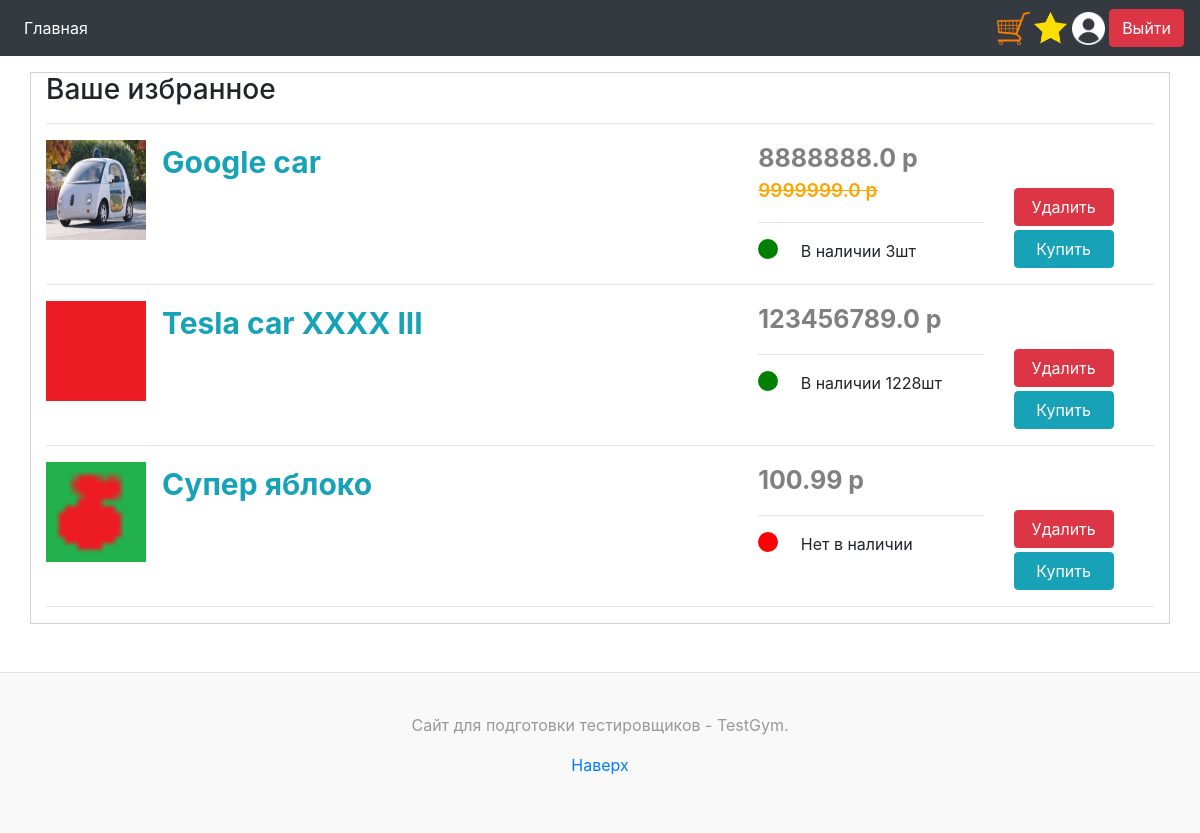
Screenshot of /myfavorites/ (signed in) with the database file from the repository.
### main/models.py (models this page shows, shortened)
class Favorites(models.Model):
    user = models.ForeignKey(CustomUser, on_delete=models.CASCADE, verbose_name='Пользователь')
    product = models.ForeignKey(Product, on_delete=models.CASCADE, verbose_name='Товар')
    ip = models.CharField(verbose_name='IP анонимного клиента', max_length=16, default='')
    count = models.IntegerField(verbose_name='Колличество', default=1)

class Product(models.Model):
    category = models.ForeignKey(Category, on_delete=models.CASCADE, verbose_name='Категория')
    name = models.CharField(max_length=150, verbose_name='Название')
    description = models.CharField(max_length=1000, verbose_name='Описание')
    price = models.FloatField(verbose_name='Стоимость')
    count = models.IntegerField(verbose_name='Колличество')
    discount = models.FloatField(verbose_name='Стоимость по скидке', default=-1)
    imgpath = models.CharField(max_length=1000, verbose_name='Путь к картинке')
    brand = models.ForeignKey(Brand, on_delete=models.CASCADE, verbose_name='Бренд')

### main/views.py (the view)
# urls.py: path('myfavorites/', views.my_favorites),
def my_favorites(request):
    if request.method == 'GET':
        favorites: list
        if request.user.is_authenticated:
            favorites = Favorites.objects.filter(user=request.user)
        else:
            favorites = Favorites.objects.filter(ip=get_client_ip(request))
        return render(request, 'favorites_view.html', {'favorites': favorites})

### main/templates/favorites_view.html (shortened to what this page needs)
{% extends 'wrapper.html' %}
{% load static %}
{% block content %}
<br><br><br>
<div class="container" style="border: solid lightgrey 1px">
    <h3>Ваше избранное</h3>
    <hr>
    {% if favorites %}
    <div>
        <div>
            {% for favorite in favorites %}
            {% with favorite.product as product %}
            <div class="media">
                <img src="{% static 'products' %}/{{product.imgpath}}.png" class="mr-3" alt="..."
                     style="width: 100px; height:100px">
                <div class="media-body">
                    <div>
                        <div class="row">
                            <div class="col-md-7">
                                <a href="/product/{{product.id}}" class="text-info" style="font-size: 30px; font-weight: 700">{{product.name}}</a>
                            </div>
                            <div class="col-md-3">
                                {% if product.discount != -1 %}
                                <span style="font-size: 25px; color: grey; font-weight: 700">{{product.discount}}&nbspр</span>
                                <br>
                                <span style="font-size: 19px; color: orange; font-weight: 600; text-decoration: line-through;">
                            {{product.price}}&nbspр</span>
                                {% else %}
                                <span style="font-size: 25px; color: grey; font-weight: 700">{{product.price}}&nbspр</span>
                                {% endif %}
                                <br>
                                <hr>
                                {% if product.count > 0 %}
                                <div class="row">
                                    <div class="col-md-2">
                        <span style="display: block;
                                      background: green;
                                      border-radius: 100%;
                                      height: 20px;
                                      width: 20px;
                                      margin: 0;">
                        </span>
                                    </div>
                                    <div class="col-md-10">
                                        В наличии {{product.count}}шт
                                    </div>
                                </div>
                                {% else %}
                                <div class="row">
                                    <div class="col-md-2">
                        <span style="display: block;
                                      background: red;
                                      border-radius: 100%;
                                      height: 20px;
                                      width: 20px;
                                      margin: 0;">
                        </span>
                                    </div>
                                    <div class="col-md-10">
                                        Нет в наличии
                                    </div>
                                </div>
                                {% endif %}
                            </div>
                            <div class="col-md-2">
                                <br><br>
                                <div style="width: 100px">
                                    <a class="btn btn-danger btn-block" href="/myfavorites/delete/?id={{favorite.id}}">
                                        Удалить
                                    </a>
                                    <a href="/add/in/?in=cart&id={{product.id}}" class="btn btn-info btn-block mt-1" id="in_cart_link_{{product.id}}">Купить</a>
                                </div>
                            </div>
                        </div>
                    </div>
                </div>
            </div>
            <hr>
            {% endwith %}
            {% endfor %}
        </div>
    </div>
    {% endif %}
</div>
{% endblock %}

### rows the page displays
Favorites: shows a picture, product.name "Google car", product.discount "8888888.0", product.price "9999999.0", product.count "3"
Favorites: shows a picture, product.name "Tesla car XXXX III", product.price "123456789.0", product.count "1228"
Favorites: shows a picture, product.name "Супер яблоко", product.price "100.99", shows "Нет в наличии"
